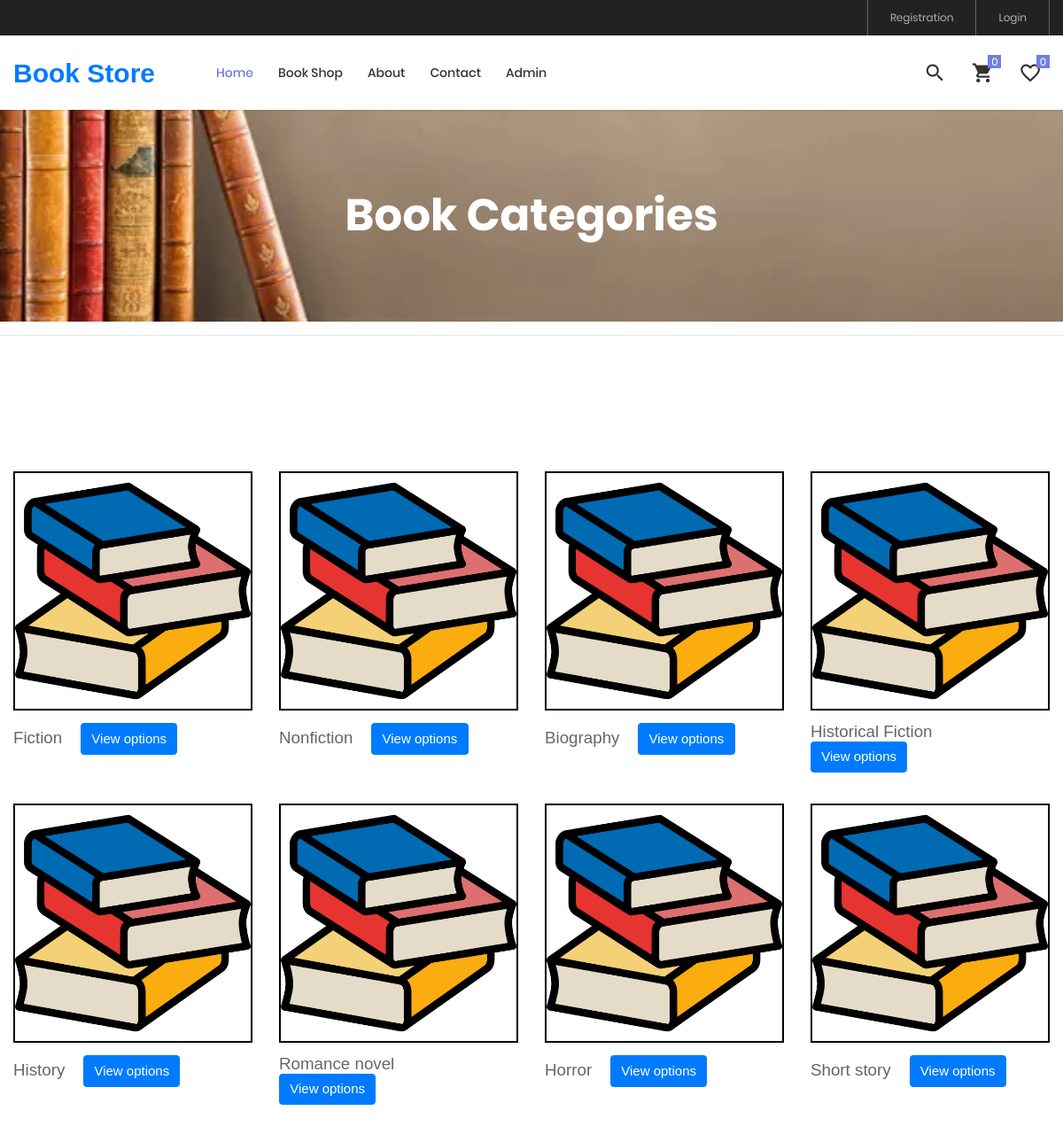
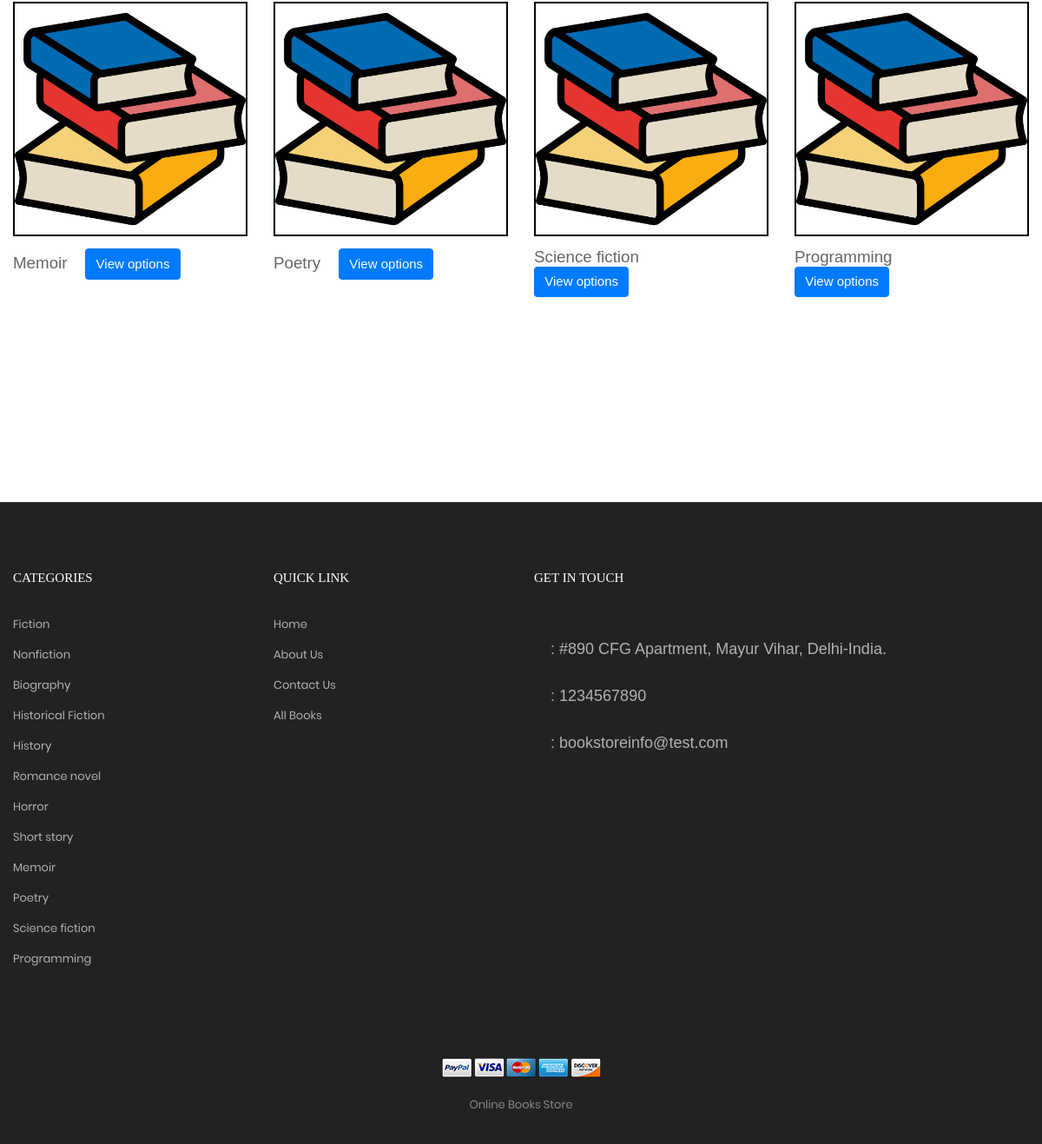
The app's page /obsms/book-categories.php with its own data (2 pictures, top to bottom).
### tables this page shows
CREATE TABLE `category` (
  `id` int(11) NOT NULL,
  `categoryName` varchar(255) DEFAULT NULL,
  `categoryDescription` longtext DEFAULT NULL,
  `creationDate` timestamp NOT NULL DEFAULT current_timestamp(),
  `updationDate` timestamp NULL DEFAULT NULL ON UPDATE current_timestamp(),
  `createdBy` int(11) DEFAULT NULL
);

CREATE TABLE `tblpage` (
  `ID` int(10) NOT NULL,
  `PageType` varchar(200) DEFAULT NULL,
  `PageTitle` varchar(200) DEFAULT NULL,
  `PageDescription` mediumtext DEFAULT NULL,
  `Email` varchar(200) DEFAULT NULL,
  `MobileNumber` bigint(10) DEFAULT NULL,
  `UpdationDate` timestamp NULL DEFAULT NULL ON UPDATE current_timestamp()
);

### obsms/book-categories.php (the view, shortened to what this page needs)
<?php session_start();
include_once('includes/config.php');
?>
<!DOCTYPE html>
<html lang="en">
<head>
	<link rel="stylesheet" type="text/css" href="vendor/bootstrap/css/bootstrap.min.css">
	<link rel="stylesheet" type="text/css" href="fonts/font-awesome-4.7.0/css/font-awesome.min.css">
	<link rel="stylesheet" type="text/css" href="fonts/iconic/css/material-design-iconic-font.min.css">
	<link rel="stylesheet" type="text/css" href="fonts/linearicons-v1.0.0/icon-font.min.css">
	<link rel="stylesheet" type="text/css" href="vendor/animate/animate.css">
	<link rel="stylesheet" type="text/css" href="vendor/css-hamburgers/hamburgers.min.css">
	<link rel="stylesheet" type="text/css" href="vendor/animsition/css/animsition.min.css">
	<link rel="stylesheet" type="text/css" href="vendor/select2/select2.min.css">
	<link rel="stylesheet" type="text/css" href="vendor/daterangepicker/daterangepicker.css">
	<link rel="stylesheet" type="text/css" href="vendor/slick/slick.css">
	<link rel="stylesheet" type="text/css" href="vendor/MagnificPopup/magnific-popup.css">
	<link rel="stylesheet" type="text/css" href="vendor/perfect-scrollbar/perfect-scrollbar.css">
	<link rel="stylesheet" type="text/css" href="css/util.css">
	<link rel="stylesheet" type="text/css" href="css/main.css">
</head>
<body class="animsition">
<?php include_once('includes/header.php');?>
	<section class="bg-img1 txt-center p-lr-15 p-tb-92" style="background-image: url('images/bg-01.jpg');">
		<h2 class="ltext-105 cl0 txt-center">
			 Book Categories
		</h2>
	</section>
<hr>
	<section class="sec-product-detail bg0 p-t-65 p-b-60">
	<div class="bg0 m-t-23 p-b-140">
		<div class="container">
			<div class="row isotope-grid" style="padding-top: 50px;">
<?php $query=mysqli_query($con,"select category.id as catid,category.categoryName from category ");
while($row=mysqli_fetch_array($query))
{
?>
				<div class="col-sm-6 col-md-4 col-lg-3 p-b-35 isotope-item women">
					<div class="block2">
						<div class="block2-pic hov-img0">
							<img src="images/category.png"  alt="<?php echo htmlentities($row['categoryName']);?>" width="256" style="display: block;margin-left: auto; margin-right: auto; border: solid #000 2px;" />
						</div>
						<div class="block2-txt flex-w flex-t p-t-14">
							<div class="block2-txt-child1 flex-col-l ">
								 <h5 class="fw-bolder"><?php echo htmlentities($row['categoryName']);?> &nbsp;&nbsp;
<a class="btn btn-primary btn-xs" href="categorywise-books.php?cid=<?php echo htmlentities($row['catid']);?>">View options</a></h5>
							</div>
						</div>
					</div>
				</div><?php } ?>
			</div>
		</div>
	</div>
	</section>
	<?php include_once('includes/footer.php'); ?>
</body>
</html>

### obsms/includes/header.php (shortened to what this page needs)
    <header class="header-v4">
        <div class="container-menu-desktop">
            <div class="top-bar">
                <div class="content-topbar flex-sb-m h-full container">
                    <div class="left-top-bar">
                    </div>
                      <div class="right-top-bar flex-w h-full">
<?php if($_SESSION['id']==0){?>
                        <a href="signup.php" class="flex-c-m trans-04 p-lr-25">
                            Registration
                        </a>
                        <a href="login.php" class="flex-c-m trans-04 p-lr-25">
                            Login
                        </a>
<?php } else {?>
                        <a href="logout.php" class="flex-c-m trans-04 p-lr-25">
                            Logout
                        </a><?php } ?>
                    </div>
                </div>
            </div>
            <div class="wrap-menu-desktop how-shadow1">
                <nav class="limiter-menu-desktop container">
                    <a href="index.php" class="logo" style="font-size:30px; font-weight:bold;">
                       Book Store
                    </a>
                    <div class="menu-desktop">
                                    <ul class="main-menu">
                            <li class="active-menu">
                                <a href="index.php">Home</a>
                            </li>
                             <li>
                                <a href="#">Book Shop</a>
                            </li>
                            <li>
                                <a href="about.php">About</a>
                            </li>
                            <li>
                                <a href="contact.php">Contact</a>
                            </li>
                        <?php if($_SESSION['id']==0):?>
                            <li>
                                <a href="admin/index.php">Admin</a>
                            </li>
                        <?php endif;?>
                        </ul>
                    </div>
                    <div class="wrap-icon-header flex-w flex-r-m">
                        <div class="icon-header-item cl2 hov-cl1 trans-04 p-l-22 p-r-11 js-show-modal-search">
                            <i class="zmdi zmdi-search"></i>
                        </div>
<?php if($_SESSION['id']==0): ?>
                        <div class="icon-header-item cl2 hov-cl1 trans-04 p-l-22 p-r-11 icon-header-noti js-show-cart" data-notify="0">
                            <i class="zmdi zmdi-shopping-cart"></i>
                        </div>
<?php endif;
if($_SESSION['id']==0):
?>
                        <a href="#" class="icon-header-item cl2 hov-cl1 trans-04 p-l-22 p-r-11 icon-header-noti" data-notify="0">
                            <i class="zmdi zmdi-favorite-outline"></i>
                        </a>
<?php endif; ?>
                    </div>
                </nav>
            </div>
        </div>
    </header>

### obsms/includes/footer.php (shortened to what this page needs)
<footer class="bg3 p-t-75 p-b-32">
        <div class="container">
            <div class="row">
                <div class="col-sm-6 col-lg-3 p-b-50">
                    <h4 class="stext-301 cl0 p-b-30">
                        Categories
                    </h4>
<?php $query=mysqli_query($con,"select category.id as catid,category.categoryName from category ");
while($row=mysqli_fetch_array($query))
{
?>
                    <ul>
                        <li class="p-b-10">
                            <a href="categorywise-books.php?cid=<?php echo htmlentities($row['catid']);?>" class="stext-107 cl7 hov-cl1 trans-04">
                                <?php echo htmlentities($row['categoryName']);?>
                            </a>
                        </li>
                    </ul><?php } ?>
                </div>
                <div class="col-sm-6 col-lg-3 p-b-50">
                    <h4 class="stext-301 cl0 p-b-30">
                        Quick Link
                    </h4>
                    <ul>
                         <li class="p-b-10">
                            <a href="index.php" class="stext-107 cl7 hov-cl1 trans-04">
                                Home
                            </a>
                        </li>
                        <li class="p-b-10">
                            <a href="about.php" class="stext-107 cl7 hov-cl1 trans-04">
                                About Us
                            </a>
                        </li>
                        <li class="p-b-10">
                            <a href="contact.php" class="stext-107 cl7 hov-cl1 trans-04">
                                Contact Us
                            </a>
                        </li>
                        <li class="p-b-10">
                            <a href="book-shop.php" class="stext-107 cl7 hov-cl1 trans-04">
                                All Books
                            </a>
                        </li>
                    </ul>
                </div>
                <div class="col-sm-6 col-lg-6 p-b-50">
                    <h4 class="stext-301 cl0 p-b-30">
                        GET IN TOUCH
                    </h4>
<?php
$ret=mysqli_query($con,"select * from  tblpage where PageType='contactus'");
while ($row=mysqli_fetch_array($ret)) {
?>
                    <div class="p-t-27">
                        <a href="#" class="fs-18 cl7 hov-cl1 trans-04 m-r-16">
                            <span class="lnr lnr-map-marker"></span> : <?php  echo $row['PageDescription'];?>
                        </a>
                    </div>
                    <div class="p-t-27">
                        <a href="#" class="fs-18 cl7 hov-cl1 trans-04 m-r-16">
                            <span class="lnr lnr-phone-handset"></span> : <?php  echo $row['MobileNumber'];?>
                        </a>
                    </div>
                    <div class="p-t-27">
                        <a href="#" class="fs-18 cl7 hov-cl1 trans-04 m-r-16">
                            <span class="lnr lnr-envelope"></span> : <?php  echo $row['Email'];?>
                        </a>
                    </div><?php } ?>
                </div>
            </div>
            <div class="p-t-40">
                <div class="flex-c-m flex-w p-b-18">
                    <a href="#" class="m-all-1">
                        <img src="images/icons/icon-pay-01.png" alt="ICON-PAY">
                    </a>
                    <a href="#" class="m-all-1">
                        <img src="images/icons/icon-pay-02.png" alt="ICON-PAY">
                    </a>
                    <a href="#" class="m-all-1">
                        <img src="images/icons/icon-pay-03.png" alt="ICON-PAY">
                    </a>
                    <a href="#" class="m-all-1">
                        <img src="images/icons/icon-pay-04.png" alt="ICON-PAY">
                    </a>
                    <a href="#" class="m-all-1">
                        <img src="images/icons/icon-pay-05.png" alt="ICON-PAY">
                    </a>
                </div>
                <p class="stext-107 cl6 txt-center">
Online Books Store
                </p>
            </div>
        </div>
    </footer>

### obsms/css/main.css (style rules this page uses)
.container { max-width: 1380px; }
@media (max-width: 1600px) { .container { max-width: 1200px; } }
.container-menu-desktop { height: auto; width: 100%; position: relative; -webkit-transition: all 0.3s; -o-transition: all 0.3s; -moz-transition: all 0.3s; transition: all 0.3s; }
.header-v4 .container-menu-desktop { height: 124px; }
.top-bar { height: 40px; background-color: #222; }
.left-top-bar { font-family: Poppins-Regular; font-size: 12px; line-height: 1.8; color: #b2b2b2; }
.right-top-bar a { font-family: Poppins-Regular; font-size: 12px; line-height: 1.8; height: 100%; color: #b2b2b2; border-right: 1px solid rgba(255,255,255,0.3); }
.right-top-bar a:first-child { border-left: 1px solid rgba(255,255,255,0.3); }
.wrap-menu-desktop { position: fixed; z-index: 1100; background-color: transparent; width: 100%; height: 84px; top: 40px; left: 0px; -webkit-transition: height 0.3s, background-color 0.3s; -o-transition: height 0.3s, background-color 0.3s; -moz-transition: height 0.3s, background-color 0.3s; transition: height 0.3s, background-color 0.3s; }
.header-v4 .wrap-menu-desktop { background-color: #fff; }
.limiter-menu-desktop { height: 100%; display: -webkit-box; display: -webkit-flex; display: -moz-box; display: -ms-flexbox; display: flex; align-items: center; background-color: transparent; }
.logo { display: -webkit-box; display: -webkit-flex; display: -moz-box; display: -ms-flexbox; display: flex; align-items: center; height: 65%; margin-right: 55px; }
.menu-desktop { display: -webkit-box; display: -webkit-flex; display: -moz-box; display: -ms-flexbox; display: flex; align-items: center; height: 100%; }
.main-menu { list-style-type: none; margin: 0; display: -webkit-box; display: -webkit-flex; display: -moz-box; display: -ms-flexbox; display: flex; align-items: center; }
.main-menu > li { display: block; position: relative; padding: 20px 10px 20px 0px; margin: 0px 4px 0px 14px; }
.main-menu > li > a { font-family: Poppins-Medium; font-size: 14px; color: #333; padding: 5px 0px; transition: all 0.4s; -webkit-transition: all 0.4s; -o-transition: all 0.4s; -moz-transition: all 0.4s; }
.wrap-icon-header { flex-grow: 1; }
.icon-header-item { position: relative; font-size: 26px; line-height: 1; cursor: pointer; }
.icon-header-noti::after { content: attr(data-notify); font-family: Poppins-Regular; font-size: 12px; color: #fff; line-height: 15px; text-align: center; display: block; position: absolute; top: -7px; right: 0; min-width: 15px; height: 15px; padding: 0 3px; background-color: #717fe0; }
.main-menu > li.active-menu > a { color: #6c7ae0; }
.block2-pic { position: relative; }
.block2-txt-child1 { width: calc(100% - 30px); }
.cl0 { color: #fff; }
.cl2 { color: #333; }
.cl6 { color: #888; }
.cl7 { color: #b2b2b2; }
.stext-107 { font-family: Poppins-Regular; font-size: 13px; line-height: 1.923; }
.stext-301 { font-family: Montserrat-Bold; font-size: 15px; line-height: 1.6; text-transform: uppercase; }
.ltext-105 { font-family: Poppins-Bold; font-size: 50px; line-height: 1.1; }
.bg0 { background-color: #fff; }
.bg3 { background-color: #222; }
.bg-img1 { background-size: cover; background-position: center center; background-repeat: no-repeat; }
.how-shadow1 { box-shadow: 0 0px 3px 0px rgba(0,0,0,0.2); -moz-box-shadow: 0 0px 3px 0px rgba(0,0,0,0.2); -webkit-box-shadow: 0 0px 3px 0px rgba(0,0,0,0.2); -o-box-shadow: 0 0px 3px 0px rgba(0,0,0,0.2); -ms-box-shadow: 0 0px 3px 0px rgba(0,0,0,0.2); }
.hov-img0 { display: block; overflow: hidden; }
.hov-img0 img { width: 100%; -webkit-transition: transform 0.9s ease; -o-transition: transform 0.9s ease; -moz-transition: transform 0.9s ease; transition: transform 0.9s ease; }

### records on screen
category: categoryName "Fiction"
category: categoryName "Nonfiction"
category: categoryName "Biography"
category: categoryName "Historical Fiction"
category: categoryName "History"
category: categoryName "Romance novel"
category: categoryName "Horror"
category: categoryName "Short story"
category: categoryName "Memoir"
category: categoryName "Poetry"
category: categoryName "Science fiction"
category: categoryName "Programming"
tblpage: PageDescription "#890 CFG Apartment, Mayur Vihar, Delhi-India.", MobileNumber "1234567890", Email "bookstoreinfo@test.com"
